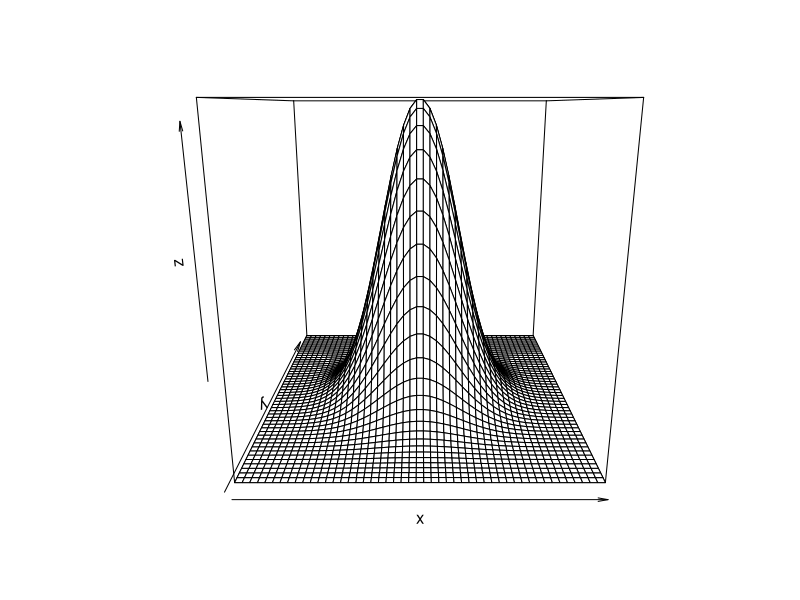
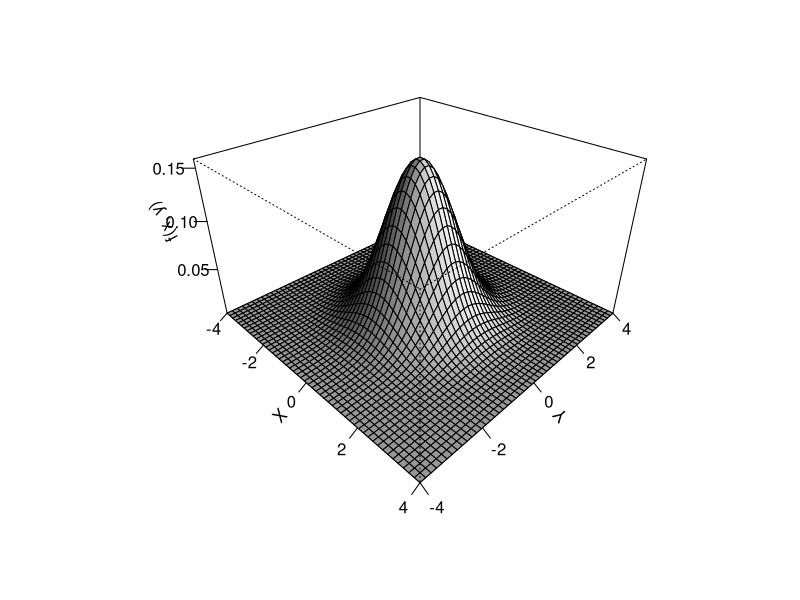
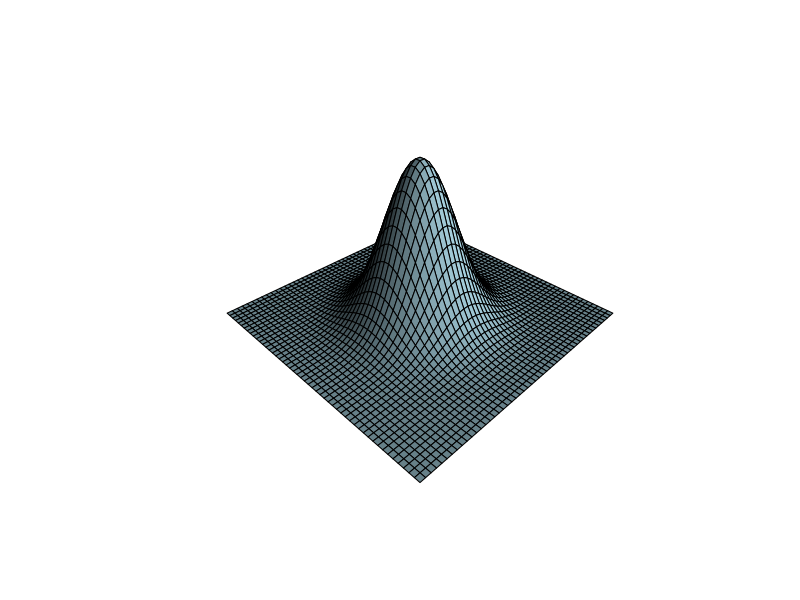

The R script that drew these images, in order:
## ---- chunk 1
knitr::opts_chunk$set(echo = TRUE)
## ---- chunk 2
# Defining the bivariate normal density function
f <- function(x, y) {
  (1 / (2 * pi)) * exp(-(x^2 + y^2) / 2)
}

# Creating x and y values
x <- seq(-4, 4, length.out = 50)
y <- seq(-4, 4, length.out = 50)

# Computing density values over the grid using outer()
z <- outer(x, y, f)

# Displaying dimensions and some density values
dim(z)
z[1:5, 1:5]
## ---- chunk 3
# Default 3D perspective plot
persp(x, y, z)
## ---- chunk 4
persp(x, y, z,
      theta = 45,
      phi = 30,
      expand = 0.6,
      ltheta = 120,
      shade = 0.75,
      ticktype = "detailed",
      xlab = "X",
      ylab = "Y",
      zlab = "f(x, y)")
## ---- chunk 5
persp(x, y, z,
      theta = 45,
      phi = 30,
      expand = 0.6,
      ltheta = 120,
      shade = 0.75,
      ticktype = "detailed",
      col = "lightblue",
      box = FALSE,
      xlab = "X",
      ylab = "Y",
      zlab = "f(x, y)")
